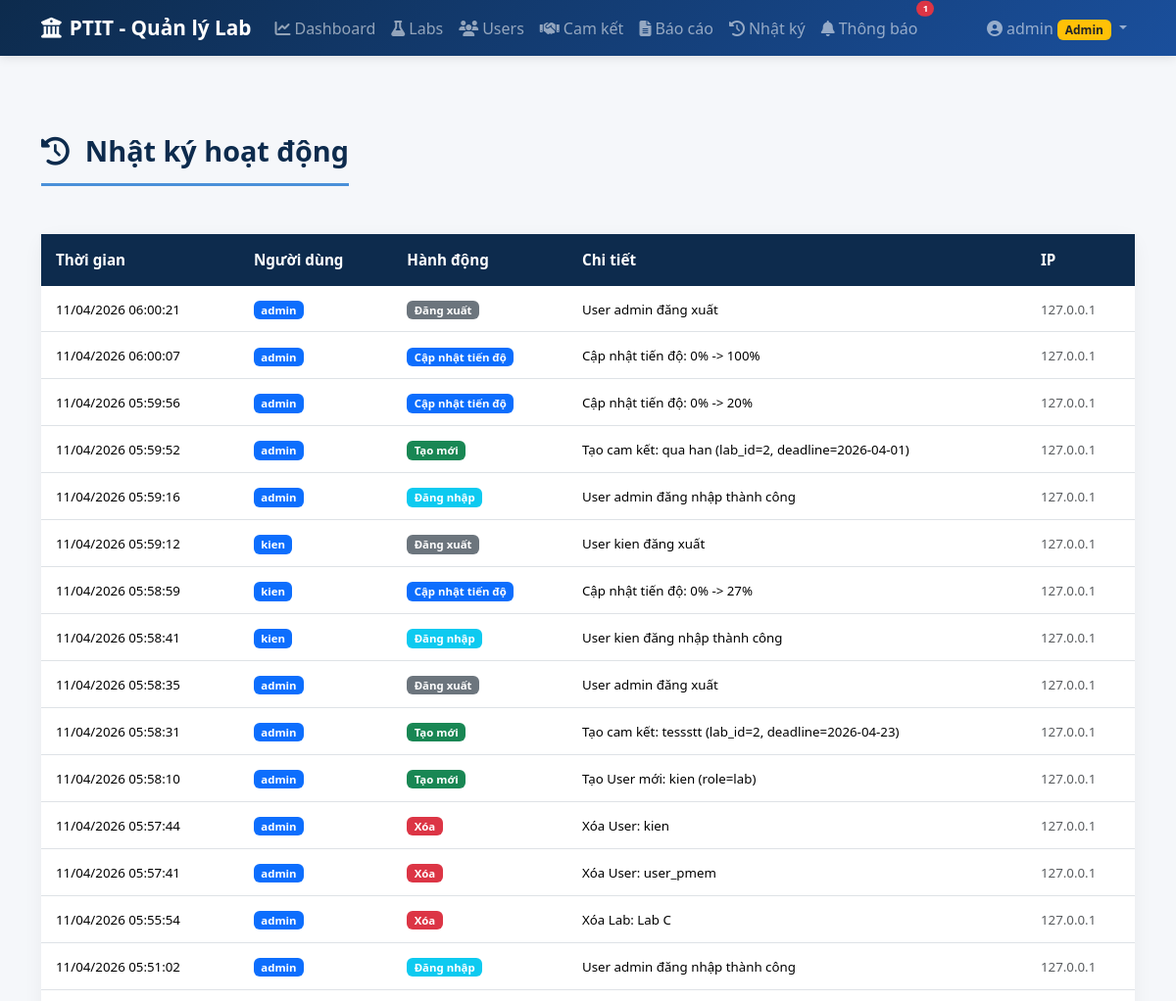
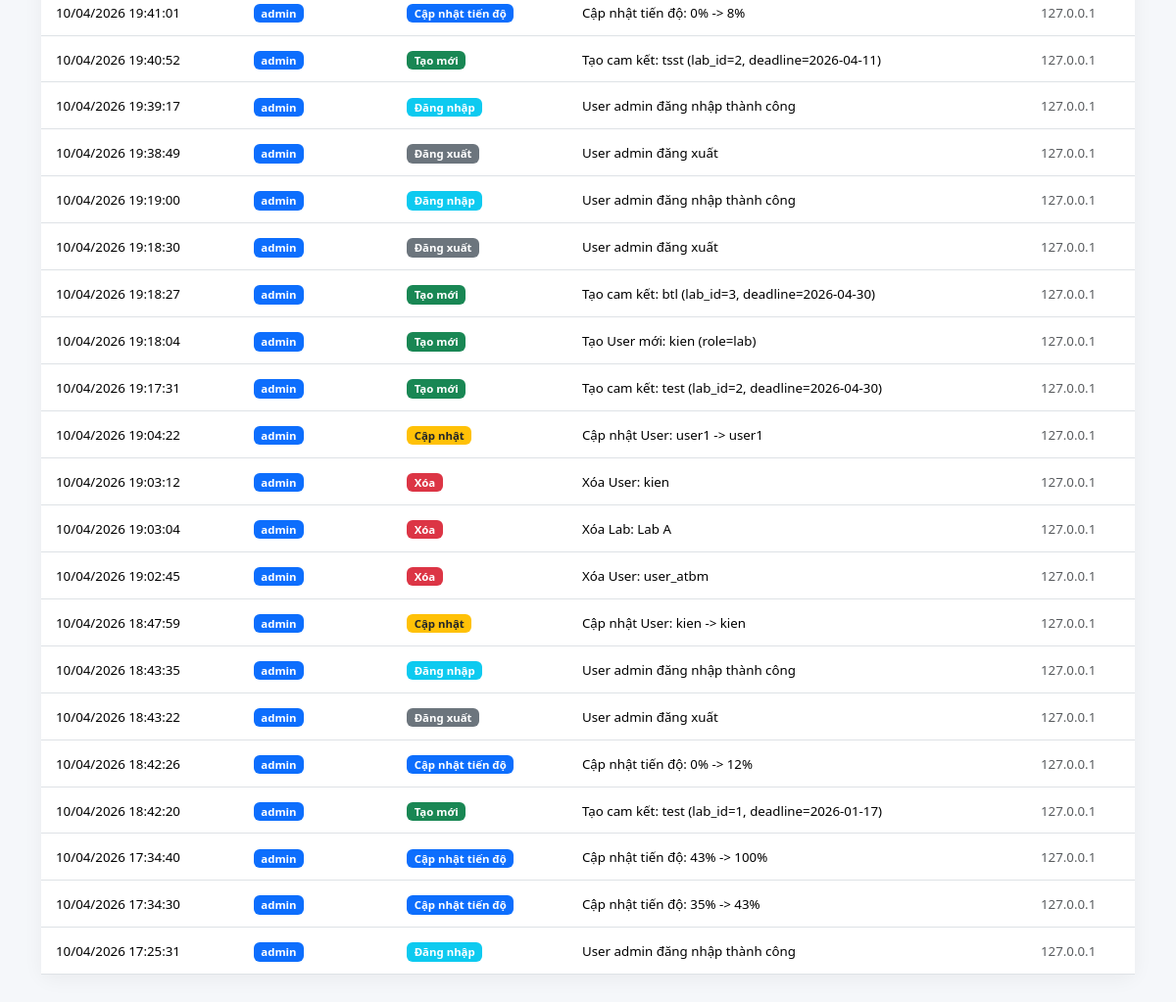
The app's page /activity-logs (signed in) with its own data (2 pictures, top to bottom).
### models.py (models this page shows, shortened)
class User(UserMixin, db.Model):
    __tablename__ = 'users'
    id = db.Column(db.Integer, primary_key=True)
    username = db.Column(db.String(50), unique=True, nullable=False)
    password_hash = db.Column(db.String(200), nullable=False)
    role = db.Column(db.String(20), nullable=False)  # 'admin' or 'lab'
    lab_id = db.Column(db.Integer, db.ForeignKey('labs.id', ondelete='SET NULL'), nullable=True)
    def is_admin(self):
        return self.role == 'admin'

class ActivityLog(db.Model):
    __tablename__ = 'activity_logs'
    id = db.Column(db.Integer, primary_key=True)
    user_id = db.Column(db.Integer, db.ForeignKey('users.id'), nullable=False)
    action = db.Column(db.String(50), nullable=False)  # CREATE, UPDATE, DELETE, LOGIN, LOGOUT
    entity_type = db.Column(db.String(50))  # Commitment, Lab, User, ProgressUpdate
    entity_id = db.Column(db.Integer)
    details = db.Column(db.Text)
    ip_address = db.Column(db.String(50))
    created_at = db.Column(db.DateTime, default=datetime.utcnow)
    user = db.relationship('User', backref='activity_logs')

### app.py (the view)
@app.route('/activity-logs')
@login_required
def activity_logs():
    if not current_user.is_admin():
        flash('Bạn không có quyền truy cập trang này.', 'danger')
        return redirect(url_for('dashboard'))
    page = request.args.get('page', 1, type=int)
    per_page = 50
    logs = ActivityLog.query.order_by(ActivityLog.created_at.desc()).paginate(
        page=page, per_page=per_page, error_out=False
    )
    return render_template('activity_logs/list.html', logs=logs)

### app.py (called while the page is built)
@login_manager.user_loader
def load_user(user_id):
    return User.query.get(int(user_id))

@app.before_request
def csrf_protect():
    if request.method in ('POST', 'PUT', 'DELETE'):
        if request.endpoint == 'login':
            return
        token = request.form.get('_csrf_token') or request.headers.get('X-CSRF-Token')
        if not validate_csrf_token(token):
            flash('Yêu cầu không hợp lệ (CSRF token không đúng). Vui lòng thử lại.', 'danger')
            return redirect(request.referrer or url_for('dashboard'))

### templates/activity_logs/list.html (shortened to what this page needs)
{% extends "base.html" %}
{% block content %}
<div class="d-flex justify-content-between align-items-center mb-4">
    <h1 class="page-title">
        <i class="fas fa-history me-3"></i>Nhật ký hoạt động
    </h1>
</div>
<div class="card">
    <div class="card-body p-0">
        <div class="table-responsive">
            <table class="table table-hover mb-0">
                <thead>
                    <tr>
                        <th>Thời gian</th>
                        <th>Người dùng</th>
                        <th>Hành động</th>
                        <th>Chi tiết</th>
                        <th>IP</th>
                    </tr>
                </thead>
                <tbody>
                    {% for log in logs.items %}
                    <tr>
                        <td>
                            <small>{{ log.created_at.strftime('%d/%m/%Y %H:%M:%S') }}</small>
                        </td>
                        <td>
                            <span class="badge bg-primary">{{ log.user.username }}</span>
                        </td>
                        <td>
                            {% if log.action == 'CREATE' %}
                            <span class="badge bg-success">Tạo mới</span>
                            {% elif log.action == 'UPDATE' %}
                            <span class="badge bg-warning text-dark">Cập nhật</span>
                            {% elif log.action == 'DELETE' %}
                            <span class="badge bg-danger">Xóa</span>
                            {% elif log.action == 'LOGIN' %}
                            <span class="badge bg-info">Đăng nhập</span>
                            {% elif log.action == 'LOGOUT' %}
                            <span class="badge bg-secondary">Đăng xuất</span>
                            {% elif log.action == 'PASSWORD_CHANGE' %}
                            <span class="badge bg-dark">Đổi mật khẩu</span>
                            {% elif log.action == 'PROGRESS' %}
                            <span class="badge bg-primary">Cập nhật tiến độ</span>
                            {% else %}
                            <span class="badge bg-secondary">{{ log.action }}</span>
                            {% endif %}
                        </td>
                        <td>
                            <small>{{ log.details or '-' }}</small>
                        </td>
                        <td>
                            <small class="text-muted">{{ log.ip_address or '-' }}</small>
                        </td>
                    </tr>
                    {% endfor %}
                </tbody>
            </table>
        </div>
    </div>
</div>
{% endblock %}

### templates/base.html (shortened to what this page needs)
<!DOCTYPE html>
<html lang="vi">
<head>
    <link href="https://cdn.jsdelivr.net/npm/bootstrap@5.3.2/dist/css/bootstrap.min.css" rel="stylesheet">
    <link href="https://cdnjs.cloudflare.com/ajax/libs/font-awesome/6.5.1/css/all.min.css" rel="stylesheet">
    <link href="https://cdn.jsdelivr.net/npm/bootstrap-icons@1.11.2/font/bootstrap-icons.css" rel="stylesheet">
    <link href="{{ url_for('static', filename='css/style.css') }}" rel="stylesheet">
</head>
<body>
    {% if current_user.is_authenticated %}
    <nav class="navbar navbar-expand-lg navbar-dark bg-ptit">
        <div class="container">
            <a class="navbar-brand" href="{{ url_for('dashboard') }}">
                <i class="fas fa-university me-2"></i>PTIT - Quản lý Lab
            </a>
            <div class="collapse navbar-collapse" id="navbarNav">
                <ul class="navbar-nav me-auto">
                    <li class="nav-item">
                        <a class="nav-link" href="{{ url_for('dashboard') }}">
                            <i class="fas fa-chart-line me-1"></i>Dashboard
                        </a>
                    </li>
                    {% if current_user.is_admin() %}
                    <li class="nav-item">
                        <a class="nav-link" href="{{ url_for('labs_list') }}">
                            <i class="fas fa-flask me-1"></i>Labs
                        </a>
                    </li>
                    <li class="nav-item">
                        <a class="nav-link" href="{{ url_for('users_list') }}">
                            <i class="fas fa-users me-1"></i>Users
                        </a>
                    </li>
                    {% endif %}
                    <li class="nav-item">
                        <a class="nav-link" href="{{ url_for('commitments_list') }}">
                            <i class="fas fa-handshake me-1"></i>Cam kết
                        </a>
                    </li>
                    {% if current_user.is_admin() %}
                    <li class="nav-item">
                        <a class="nav-link" href="{{ url_for('reports') }}">
                            <i class="fas fa-file-alt me-1"></i>Báo cáo
                        </a>
                    </li>
                    <li class="nav-item">
                        <a class="nav-link" href="{{ url_for('activity_logs') }}">
                            <i class="fas fa-history me-1"></i>Nhật ký
                        </a>
                    </li>
                    {% endif %}
                    <li class="nav-item">
                        <a class="nav-link position-relative" href="{{ url_for('notifications') }}">
                            <i class="fas fa-bell me-1"></i>Thông báo
                            <span id="notif-badge" class="position-absolute top-0 start-100 translate-middle badge rounded-pill bg-danger"
                                  style="font-size:0.6em; display:none;">
                            </span>
                        </a>
                    </li>
                </ul>
                <ul class="navbar-nav">
                    <li class="nav-item dropdown">
                        <a class="nav-link dropdown-toggle" href="#" data-bs-toggle="dropdown">
                            <i class="fas fa-user-circle me-1"></i>{{ current_user.username }}
                            {% if current_user.is_admin() %}
                            <span class="badge bg-warning text-dark">Admin</span>
                            {% else %}
                            <span class="badge bg-info">Lab</span>
                            {% endif %}
                        </a>
                    </li>
                </ul>
            </div>
        </div>
    </nav>
    {% endif %}
    <main class="{% if current_user.is_authenticated %}main-content{% endif %}">
        <div class="container">
            {% block content %}{% endblock %}
        </div>
    </main>
</body>
</html>

### static/css/style.css (style rules this page uses)
:root { --ptit-blue: #1a4f9c; --ptit-light-blue: #4a90d9; --ptit-dark: #0d2b4d; }
body { background-color: #f5f7fa; font-family: 'Segoe UI', Tahoma, Geneva, Verdana, sans-serif; min-height: 100vh; }
.main-content { padding-top: 80px; padding-bottom: 40px; }
.navbar.bg-ptit { background: linear-gradient(135deg, var(--ptit-dark) 0%, var(--ptit-blue) 100%); box-shadow: 0 2px 10px rgba(0,0,0,0.1); }
.navbar-brand { font-weight: 700; font-size: 1.3rem; }
.nav-link { font-weight: 500; transition: all 0.3s; }
.page-title { font-size: 1.8rem; font-weight: 700; color: var(--ptit-dark); margin-bottom: 25px; padding-bottom: 15px; border-bottom: 3px solid var(--ptit-light-blue); }
.table { font-size: 0.95rem; }
.table thead th { background-color: var(--ptit-dark); color: white; font-weight: 600; border: none; padding: 15px; }
.table tbody td { vertical-align: middle; padding: 12px 15px; }
.card { border: none; border-radius: 12px; box-shadow: 0 5px 20px rgba(0,0,0,0.05); }

### records on screen
User: username "admin"
ActivityLog: created_at "11/04/2026 06:00:21", user.username "admin", action "Đăng xuất", details "User admin đăng xuất", ip_address "127.0.0.1"
ActivityLog: created_at "11/04/2026 06:00:07", user.username "admin", action "Cập nhật tiến độ", details "Cập nhật tiến độ: 0% -> 100%", ip_address "127.0.0.1"
ActivityLog: created_at "11/04/2026 05:59:56", user.username "admin", action "Cập nhật tiến độ", details "Cập nhật tiến độ: 0% -> 20%", ip_address "127.0.0.1"
ActivityLog: created_at "11/04/2026 05:59:52", user.username "admin", action "Tạo mới", details "Tạo cam kết: qua han (lab_id=2, deadline=2026-04-01)", ip_address "127.0.0.1"
ActivityLog: created_at "11/04/2026 05:59:16", user.username "admin", action "Đăng nhập", details "User admin đăng nhập thành công", ip_address "127.0.0.1"
ActivityLog: created_at "11/04/2026 05:59:12", user.username "kien", action "Đăng xuất", details "User kien đăng xuất", ip_address "127.0.0.1"
ActivityLog: created_at "11/04/2026 05:58:59", user.username "kien", action "Cập nhật tiến độ", details "Cập nhật tiến độ: 0% -> 27%", ip_address "127.0.0.1"
ActivityLog: created_at "11/04/2026 05:58:41", user.username "kien", action "Đăng nhập", details "User kien đăng nhập thành công", ip_address "127.0.0.1"
ActivityLog: created_at "11/04/2026 05:58:35", user.username "admin", action "Đăng xuất", details "User admin đăng xuất", ip_address "127.0.0.1"
ActivityLog: created_at "11/04/2026 05:58:31", user.username "admin", action "Tạo mới", details "Tạo cam kết: tessstt (lab_id=2, deadline=2026-04-23)", ip_address "127.0.0.1"
ActivityLog: created_at "11/04/2026 05:58:10", user.username "admin", action "Tạo mới", details "Tạo User mới: kien (role=lab)", ip_address "127.0.0.1"
ActivityLog: created_at "11/04/2026 05:57:44", user.username "admin", action "Xóa", details "Xóa User: kien", ip_address "127.0.0.1"
ActivityLog: created_at "11/04/2026 05:57:41", user.username "admin", action "Xóa", details "Xóa User: user_pmem", ip_address "127.0.0.1"
ActivityLog: created_at "11/04/2026 05:55:54", user.username "admin", action "Xóa", details "Xóa Lab: Lab C", ip_address "127.0.0.1"
ActivityLog: created_at "11/04/2026 05:51:02", user.username "admin", action "Đăng nhập", details "User admin đăng nhập thành công", ip_address "127.0.0.1"
ActivityLog: created_at "10/04/2026 19:41:01", user.username "admin", action "Cập nhật tiến độ", details "Cập nhật tiến độ: 0% -> 8%", ip_address "127.0.0.1"
ActivityLog: created_at "10/04/2026 19:40:52", user.username "admin", action "Tạo mới", details "Tạo cam kết: tsst (lab_id=2, deadline=2026-04-11)", ip_address "127.0.0.1"
ActivityLog: created_at "10/04/2026 19:39:17", user.username "admin", action "Đăng nhập", details "User admin đăng nhập thành công", ip_address "127.0.0.1"
ActivityLog: created_at "10/04/2026 19:38:49", user.username "admin", action "Đăng xuất", details "User admin đăng xuất", ip_address "127.0.0.1"
ActivityLog: created_at "10/04/2026 19:19:00", user.username "admin", action "Đăng nhập", details "User admin đăng nhập thành công", ip_address "127.0.0.1"
ActivityLog: created_at "10/04/2026 19:18:30", user.username "admin", action "Đăng xuất", details "User admin đăng xuất", ip_address "127.0.0.1"
ActivityLog: created_at "10/04/2026 19:18:27", user.username "admin", action "Tạo mới", details "Tạo cam kết: btl (lab_id=3, deadline=2026-04-30)", ip_address "127.0.0.1"
ActivityLog: created_at "10/04/2026 19:18:04", user.username "admin", action "Tạo mới", details "Tạo User mới: kien (role=lab)", ip_address "127.0.0.1"
ActivityLog: created_at "10/04/2026 19:17:31", user.username "admin", action "Tạo mới", details "Tạo cam kết: test (lab_id=2, deadline=2026-04-30)", ip_address "127.0.0.1"
ActivityLog: created_at "10/04/2026 19:04:22", user.username "admin", action "Cập nhật", details "Cập nhật User: user1 -> user1", ip_address "127.0.0.1"
ActivityLog: created_at "10/04/2026 19:03:12", user.username "admin", action "Xóa", details "Xóa User: kien", ip_address "127.0.0.1"
ActivityLog: created_at "10/04/2026 19:03:04", user.username "admin", action "Xóa", details "Xóa Lab: Lab A", ip_address "127.0.0.1"
ActivityLog: created_at "10/04/2026 19:02:45", user.username "admin", action "Xóa", details "Xóa User: user_atbm", ip_address "127.0.0.1"
ActivityLog: created_at "10/04/2026 18:47:59", user.username "admin", action "Cập nhật", details "Cập nhật User: kien -> kien", ip_address "127.0.0.1"
ActivityLog: created_at "10/04/2026 18:43:35", user.username "admin", action "Đăng nhập", details "User admin đăng nhập thành công", ip_address "127.0.0.1"
ActivityLog: created_at "10/04/2026 18:43:22", user.username "admin", action "Đăng xuất", details "User admin đăng xuất", ip_address "127.0.0.1"
ActivityLog: created_at "10/04/2026 18:42:26", user.username "admin", action "Cập nhật tiến độ", details "Cập nhật tiến độ: 0% -> 12%", ip_address "127.0.0.1"
ActivityLog: created_at "10/04/2026 18:42:20", user.username "admin", action "Tạo mới", details "Tạo cam kết: test (lab_id=1, deadline=2026-01-17)", ip_address "127.0.0.1"
ActivityLog: created_at "10/04/2026 17:34:40", user.username "admin", action "Cập nhật tiến độ", details "Cập nhật tiến độ: 43% -> 100%", ip_address "127.0.0.1"
ActivityLog: created_at "10/04/2026 17:34:30", user.username "admin", action "Cập nhật tiến độ", details "Cập nhật tiến độ: 35% -> 43%", ip_address "127.0.0.1"
ActivityLog: created_at "10/04/2026 17:25:31", user.username "admin", action "Đăng nhập", details "User admin đăng nhập thành công", ip_address "127.0.0.1"
